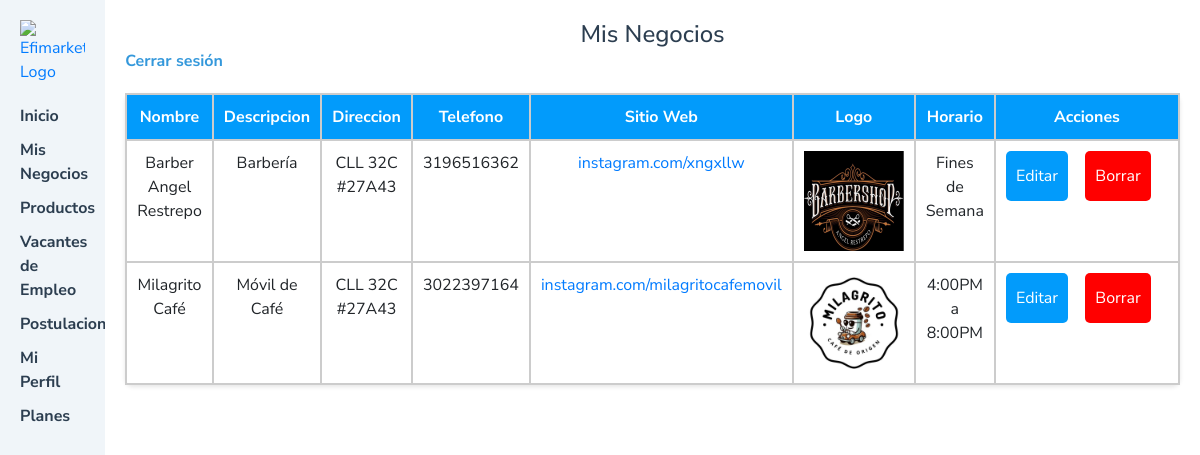
Screenshot of /Vista/usuarios/administracion/misNegocios.php (signed in) with the database file from the repository.
### tables this page shows
CREATE TABLE `negocios` (
  `id_negocio` bigint(20) UNSIGNED NOT NULL,
  `id_usuario` int(11) NOT NULL,
  `nombre_negocio` varchar(100) NOT NULL,
  `descripcion` varchar(255) DEFAULT NULL,
  `direccion` varchar(255) DEFAULT NULL,
  `telefono` varchar(20) DEFAULT NULL,
  `sitio_web` varchar(100) DEFAULT NULL,
  `id_categoria` int(11) DEFAULT NULL,
  `horario` varchar(255) NOT NULL,
  `logo` varchar(255) NOT NULL
);

### Controlador/controladorNegocios.php (called while the page is built, shortened)
<?php
class ControladorNegocios
{
    private $conn;
    public function __construct()
    {
        $servername = "localhost";
        $username = "root";
        $password = "";
        $dbname = "efimarket";
        $this->conn = new mysqli($servername, $username, $password, $dbname);
    }
    public function obtenerNegociosPorUsuario($id_usuario)
    {
        $sql = "SELECT id_negocio, nombre_negocio, descripcion, direccion, telefono, sitio_web, horario, logo FROM negocios WHERE id_usuario = ?";
        $stmt = $this->conn->prepare($sql);
        $stmt->bind_param("i", $id_usuario);
        $stmt->execute();
        $result = $stmt->get_result();
        $negocios = [];
        while ($row = $result->fetch_assoc()) {
            $negocios[] = $row;
        }
        return $negocios;
    }
}

### Vista/usuarios/administracion/misNegocios.php (the view, shortened to what this page needs)
<?php
require_once '../../../Controlador/controladorNegocios.php';
$controladorNegocios = new ControladorNegocios();
$id_usuario = $_SESSION['id_usuario'];
$negocios = $controladorNegocios->obtenerNegociosPorUsuario($id_usuario);
?>
<!DOCTYPE html>
<html lang="en">
<head>
    <link rel="stylesheet" href="admin.css">
    <link rel="stylesheet" href="https://maxcdn.bootstrapcdn.com/bootstrap/4.0.0/css/bootstrap.min.css">
</head>
<body>
    <div class="sidebar">
        <a href="../../index.php" class="logo">
            <img src="../../images/letras.png" alt="Efimarket Logo">
        </a>
        <ul class="menu">
            <li><a href="panel.php">Inicio</a></li>
            <li><a href="negocios.php">Mis Negocios</a></li>
            <li><a href="productos.php">Productos</a></li>
            <li><a href="vacantes.php">Vacantes de Empleo</a></li>
            <li><a href="postulaciones.php">Postulaciones</a></li>
            <li><a href="../clientes/perfil.php">Mi Perfil</a></li>
            <li><a href="planes.php">Planes</a></li>
        </ul>
    </div>
    <div class="main-content tablaDeNegocios">
        <header>
            <h1>Mis Negocios</h1>
            <a href="../../../Controlador/logout.php">Cerrar sesión</a>
        </header>
        <div class="content">
            <div class="tablaNegocios">
                <div class="header">Nombre</div>
                <div class="header">Descripcion</div>
                <div class="header">Direccion</div>
                <div class="header">Telefono</div>
                <div class="header">Sitio Web</div>
                <div class="header">Logo</div>
                <div class="header">Horario</div>
                <div class="header">Acciones</div>
                <?php if (isset($negocios) && !empty($negocios)) : ?>
                    <?php foreach ($negocios as $negocio) : ?>
                        <div class="campo">
                            <?php echo isset($negocio['nombre_negocio']) ? htmlspecialchars($negocio['nombre_negocio']) : 'N/A'; ?>
                        </div>
                        <div class="campo">
                            <?php echo isset($negocio['descripcion']) ? htmlspecialchars($negocio['descripcion']) : 'N/A'; ?>
                        </div>
                        <div class="campo">
                            <?php echo isset($negocio['direccion']) ? htmlspecialchars($negocio['direccion']) : 'N/A'; ?></div>
                        <div class="campo">
                            <?php echo isset($negocio['telefono']) ? htmlspecialchars($negocio['telefono']) : 'N/A'; ?></div>
                        <div class="campo">
                            <a href="<?php echo isset($negocio['sitio_web']) ? (strpos($negocio['sitio_web'], 'http') === 0 ? htmlspecialchars($negocio['sitio_web']) : 'https://' . htmlspecialchars($negocio['sitio_web'])) : '#'; ?>"
                                target="_blank">
                                <?php echo isset($negocio['sitio_web']) ? htmlspecialchars($negocio['sitio_web']) : 'N/A'; ?>
                            </a>
                        </div>
                        <div class="campo">
                            <?php if (isset($negocio['logo']) && !empty($negocio['logo'])) : ?>
                                <img src="../../../uploads/logos/<?php echo htmlspecialchars($negocio['logo']); ?>"
                                    alt="Logo del negocio" style="max-width: 100px; max-height: 100px;">
                            <?php else : ?>
                                Sin logo
                            <?php endif; ?>
                        </div>
                        <div class="campo">
                            <?php echo isset($negocio['horario']) ? htmlspecialchars($negocio['horario']) : 'N/A'; ?></div>
                        <div class="campo">
                            <button class="boton-editar" data-toggle="modal"
                                data-target="#editModal<?php echo htmlspecialchars($negocio['id_negocio']); ?>">Editar</button>
                            <form action="borrarNegocio.php" method="post" class="borrar-cont"">
                        <button type=" submit" class="boton-borrar">Borrar</button>
                            </form>
                        </div>
                    <?php endforeach; ?>
                <?php else : ?>
                    <div class="campo" colspan="8">No hay negocios registrados</div>
                <?php endif; ?>
            </div>
        </div>
    </div>
</body>
</html>

### Vista/usuarios/administracion/admin.css (style rules this page uses)
* { font-family: "Nunito Sans", sans-serif; }
body { margin: 0; padding: 0; display: flex; }
.sidebar { width: 250px; height: 100vh; background-color: #f0f5f9; padding: 20px; box-sizing: border-box; overflow-y: auto; }
.logo img { max-width: 100%; }
.menu { list-style: none; padding: 0; margin-top: 20px; margin-right: 30px; }
.menu li { margin-bottom: 10px; }
.menu a { text-decoration: none; color: #2c3e50; font-weight: bold; transition: color 0.3s ease; display: block; }
.main-content { flex: 1; padding: 20px; }
header { display: flex; justify-content: space-between; align-items: center; margin-bottom: 20px; }
header h1 { font-size: 24px; color: #2c3e50; margin: 0; text-align: center; }
header a { text-decoration: none; color: #3498db; font-weight: bold; transition: color 0.3s ease; }
.content { background-color: #fff; border-radius: 8px; box-shadow: 0 2px 4px rgba(0, 0, 0, 0.1); }
.tablaNegocios { display: grid; grid-template-columns: repeat(8, 1fr); gap: 0; border: 1px solid #ccc; border-collapse: collapse; }
.header, .campo { padding: 10px; border: 1px solid #ccc; }
.header { background-color: #029bfb; font-weight: bold; text-align: center; color: #fff; }
.campo { display: flex; text-align: center; justify-content: center; }
form { width: 800px; }
.boton-editar { color: #fff; border: 5px; background-color: #029bfb; padding: 10px; border-radius: 5px; height: 50px; }
@media (min-width: 920px) { .main-content { display: block; } }
.boton-borrar { background-color: rgb(255, 0, 0); border: none; padding: 10px; text-align: center; text-decoration: none; font-size: 16px; margin-top: 10px; cursor: pointer; border-radius: 5px; color: #fff; height: 50px; margin: 0px; }
.borrar-cont { margin: 0; width: 100px; padding: 0px; }

### rows the page displays
negocios: nombre_negocio "Barber Angel Restrepo", descripcion "Barbería", direccion "CLL 32C #27A43", telefono "3196516362", sitio_web "instagram.com/xngxllw", logo (picture), horario "Fines de Semana"
negocios: nombre_negocio "Milagrito Café", descripcion "Móvil de Café", direccion "CLL 32C #27A43", telefono "3022397164", sitio_web "instagram.com/milagritocafemovil", logo (picture), horario "4:00PM a 8:00PM"
